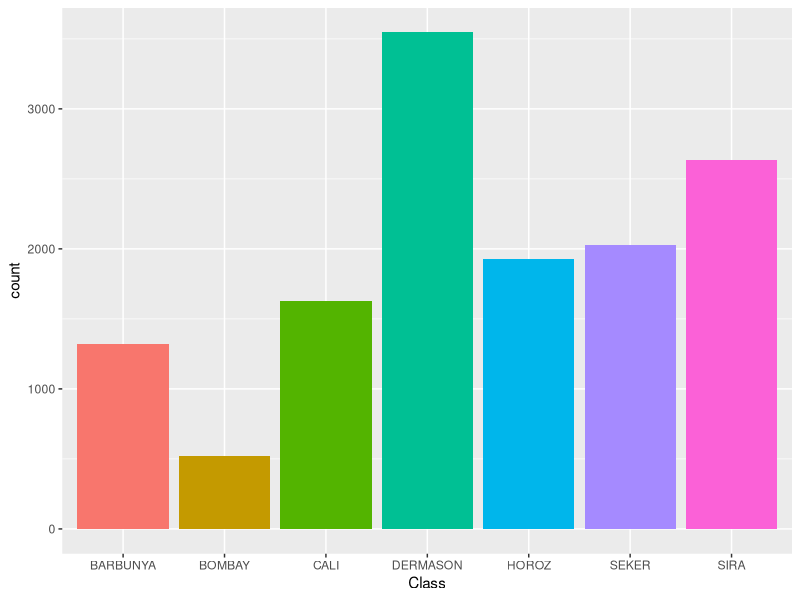
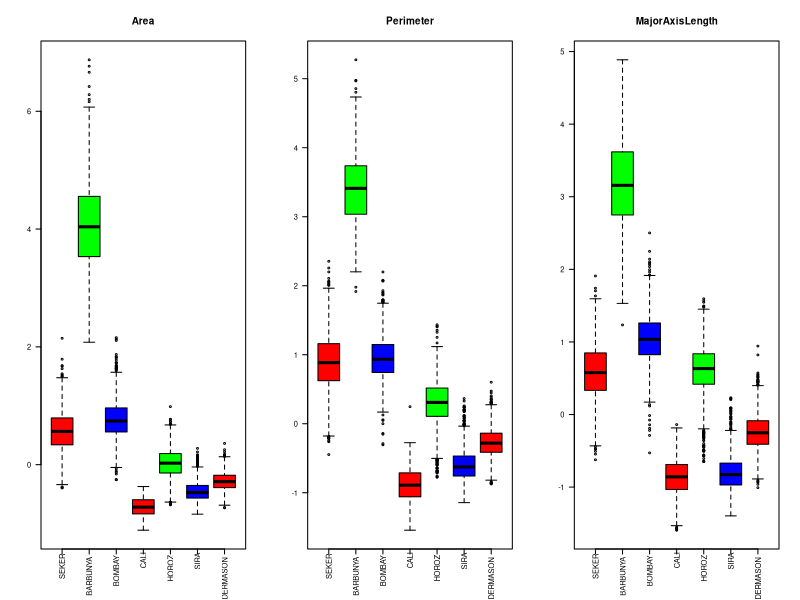
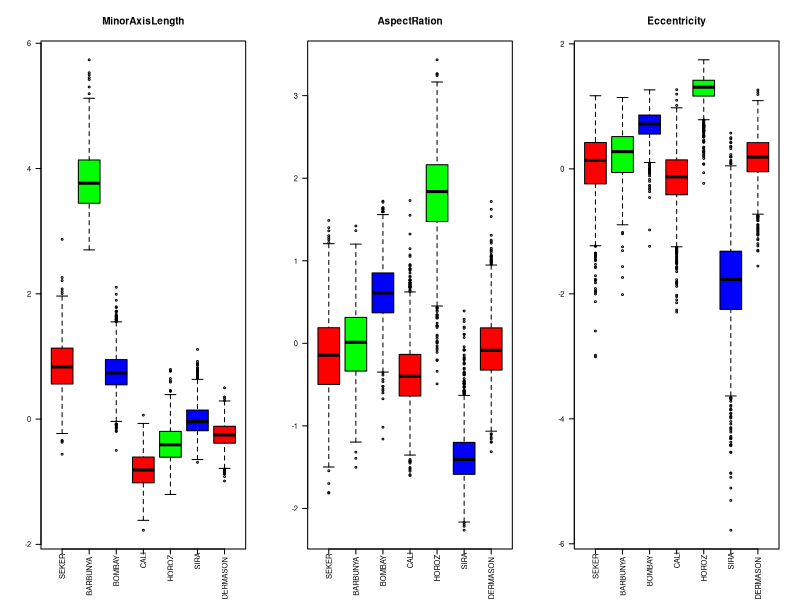
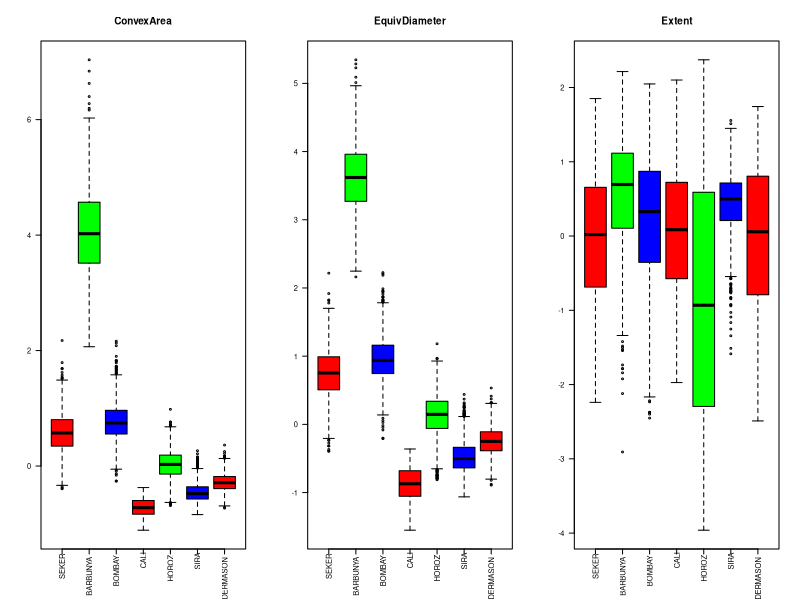
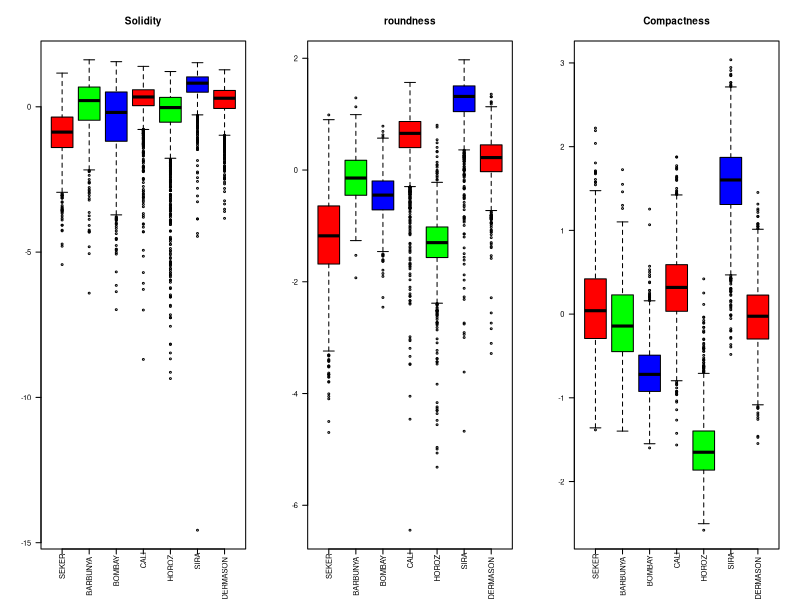
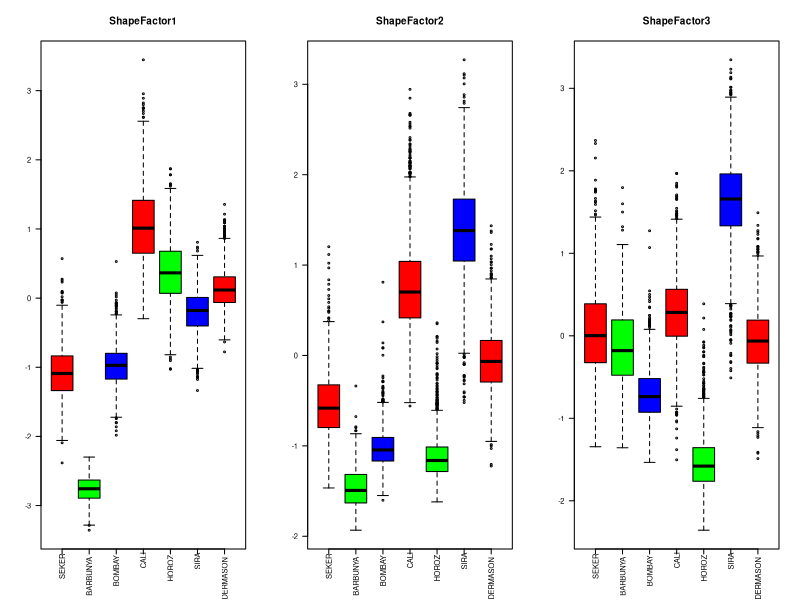
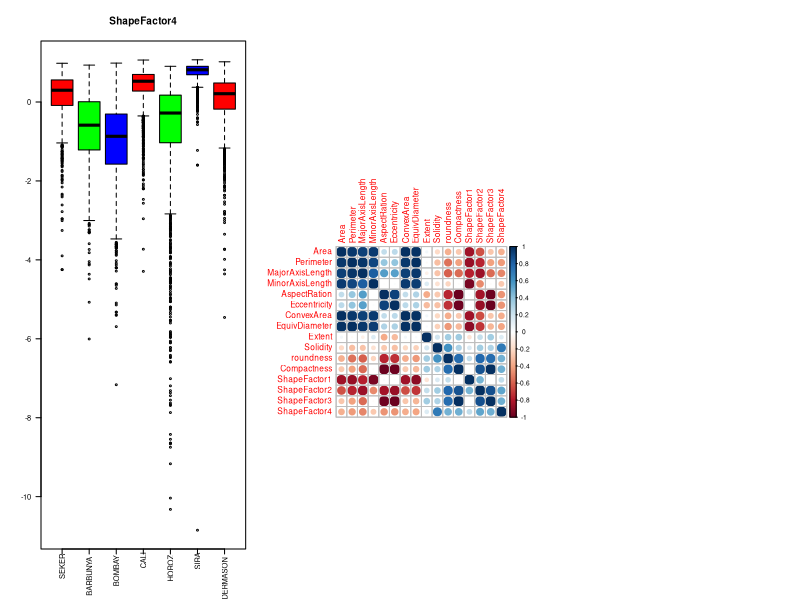
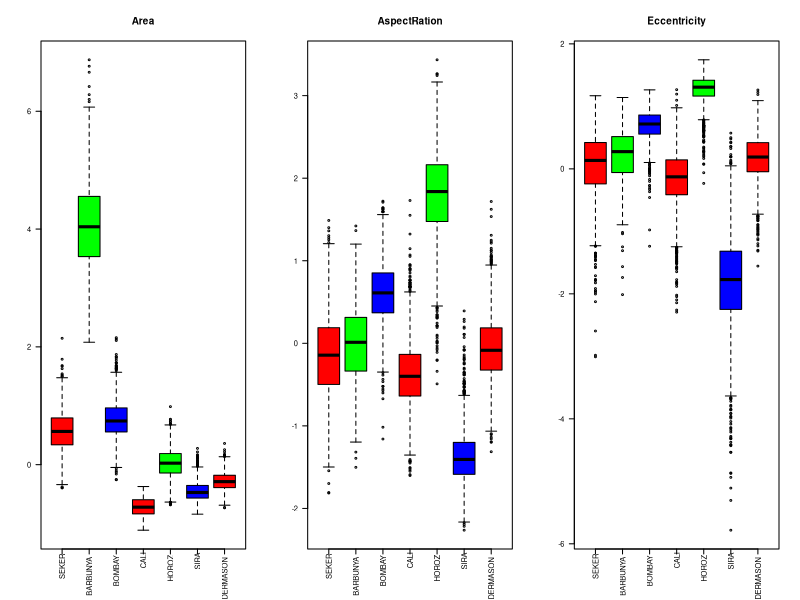

The R script that drew these images, in order:
## ---- chunk 1
knitr::opts_chunk$set(echo = TRUE)
## ---- chunk 2
rm(list=ls())

library('ggplot2')
library('gridExtra')
library('GGally')
library(grid)
library(stringr)
library(corrplot)
library(caret)
library(ggfortify)
## ---- chunk 3
beans_data = read.csv("Dry_Bean_Dataset.csv",header=T, sep=";", na.strings="?", dec=",")
str(beans_data)
## ---- chunk 4
class_factor = factor(beans_data$Class)
beans_data$Class = class_factor
## ---- chunk 5
ggplot(beans_data, aes(Class, fill = Class)) + geom_bar() + theme(legend.position = "none")
## ---- chunk 6

normalized_data = preProcess(beans_data, method=c("center", "scale"))

beans_data = predict(normalized_data, beans_data)
summary(beans_data)

classes = unique(beans_data$Class)
num_classes = length(classes)

colors=c("red", "green", "blue")

par(mfrow=c(1,3), cex=0.5)
for(i in 1:3){
  plot = boxplot(beans_data[,i] ~ beans_data$Class, 
                  col=colors, xlab = "", 
                  ylab="", 
                  main = names(beans_data)[i], 
                  xaxt = "n",  
                  yaxt = "n")
  axis(side = 1, labels = FALSE)
  axis(side = 2, las = 2, cex.axis = 0.9, font =20)
  text(x = 1:num_classes,
       labels = classes,
       par("usr")[3],
       xpd = T,
       srt = 90,
       adj = 1.2,
       cex = 0.9)
}

par(mfrow=c(1,3), cex=0.5)
for(i in 4:6){
  plot = boxplot(beans_data[,i] ~ beans_data$Class, 
                  col=colors, xlab = "", 
                  ylab="", 
                  main = names(beans_data)[i], 
                  xaxt = "n",  
                  yaxt = "n")
  axis(side = 1, labels = FALSE)
  axis(side = 2, las = 2, cex.axis = 0.9, font =20)
  text(x = 1:num_classes,
       labels = classes,
       par("usr")[3],
       xpd = T,
       srt = 90,
       adj = 1.2,
       cex = 0.9)
}

par(mfrow=c(1,3), cex=0.5)
for(i in 7:9){
  plot = boxplot(beans_data[,i] ~ beans_data$Class, 
                  col=colors, xlab = "", 
                  ylab="", 
                  main = names(beans_data)[i], 
                  xaxt = "n",  
                  yaxt = "n")
  axis(side = 1, labels = FALSE)
  axis(side = 2, las = 2, cex.axis = 0.9, font =20)
  text(x = 1:num_classes,
       labels = classes,
       par("usr")[3],
       xpd = T,
       srt = 90,
       adj = 1.2,
       cex = 0.9)
}

par(mfrow=c(1,3), cex=0.5)
for(i in 10:12){
  plot = boxplot(beans_data[,i] ~ beans_data$Class, 
                  col=colors, xlab = "", 
                  ylab="", 
                  main = names(beans_data)[i], 
                  xaxt = "n",  
                  yaxt = "n")
  axis(side = 1, labels = FALSE)
  axis(side = 2, las = 2, cex.axis = 0.9, font =20)
  text(x = 1:num_classes,
       labels = classes,
       par("usr")[3],
       xpd = T,
       srt = 90,
       adj = 1.2,
       cex = 0.9)
}

par(mfrow=c(1,3), cex=0.5)
for(i in 13:15){
  plot = boxplot(beans_data[,i] ~ beans_data$Class, 
                  col=colors, xlab = "", 
                  ylab="", 
                  main = names(beans_data)[i], 
                  xaxt = "n",  
                  yaxt = "n")
  axis(side = 1, labels = FALSE)
  axis(side = 2, las = 2, cex.axis = 0.9, font =20)
  text(x = 1:num_classes,
       labels = classes,
       par("usr")[3],
       xpd = T,
       srt = 90,
       adj = 1.2,
       cex = 0.9)
}

par(mfrow=c(1,3), cex=0.5)
for(i in 16:16){
  plot = boxplot(beans_data[,i] ~ beans_data$Class, 
                  col=colors, xlab = "", 
                  ylab="", 
                  main = names(beans_data)[i], 
                  xaxt = "n",  
                  yaxt = "n")
  axis(side = 1, labels = FALSE)
  axis(side = 2, las = 2, cex.axis = 0.9, font =20)
  text(x = 1:num_classes,
       labels = classes,
       par("usr")[3],
       xpd = T,
       srt = 90,
       adj = 1.2,
       cex = 0.9)
}
## ---- chunk 7

summary(beans_data$Class)

correlation_matrix = cor(beans_data[1:16])

strong_correlations = findCorrelation(correlation_matrix, cutoff=0.95)

print('As variavéis removidas são:')
for(var in names(beans_data[,strong_correlations])){
  print(var)
}

if(length(strong_correlations) > 0) {
  beans_data[,strong_correlations] = NULL
}

corrplot(correlation_matrix)

summary(beans_data$Class)
## ---- chunk 8
classes = unique(beans_data$Class)
num_classes = length(classes)

colors=c("red", "green", "blue")

par(mfrow=c(1,3), cex=0.5)
for(i in 1:3){
  plot = boxplot(beans_data[,i] ~ beans_data$Class, 
                  col=colors, xlab = "", 
                  ylab="", 
                  main = names(beans_data)[i], 
                  xaxt = "n",  
                  yaxt = "n")
  axis(side = 1, labels = FALSE)
  axis(side = 2, las = 2, cex.axis = 0.9, font =20)
  text(x = 1:num_classes,
       labels = classes,
       par("usr")[3],
       xpd = T,
       srt = 90,
       adj = 1.2,
       cex = 0.9)
}

par(mfrow=c(1,3), cex=0.5)
for(i in 4:6){
  plot = boxplot(beans_data[,i] ~ beans_data$Class, 
                  col=colors, xlab = "", 
                  ylab="", 
                  main = names(beans_data)[i], 
                  xaxt = "n",  
                  yaxt = "n")
  axis(side = 1, labels = FALSE)
  axis(side = 2, las = 2, cex.axis = 0.9, font =20)
  text(x = 1:num_classes,
       labels = classes,
       par("usr")[3],
       xpd = T,
       srt = 90,
       adj = 1.2,
       cex = 0.9)
}

par(mfrow=c(1,3), cex=0.5)
for(i in 7:9){
  plot = boxplot(beans_data[,i] ~ beans_data$Class, 
                  col=colors, xlab = "", 
                  ylab="", 
                  main = names(beans_data)[i], 
                  xaxt = "n",  
                  yaxt = "n")
  axis(side = 1, labels = FALSE)
  axis(side = 2, las = 2, cex.axis = 0.9, font =20)
  text(x = 1:num_classes,
       labels = classes,
       par("usr")[3],
       xpd = T,
       srt = 90,
       adj = 1.2,
       cex = 0.9)
}
## ---- chunk 9

pca = prcomp(beans_data[,1:9], center=TRUE, scale=TRUE)

print(pca)
summary(pca)

explained_variance = pca$sdev^2 / sum(pca$sdev^2)

biplot(pca,xlabs = rep("", nrow(beans_data)))

barplot (
  explained_variance, 
  names.arg=1:9, 
  main = "Variância",
  xlab = "Componentes Principais",
  ylab = "Variância Explicada",
  col ="steelblue"
)

lines (
  x = 1:9, 
  explained_variance, 
  type="b", 
  pch=19, 
  col = "red"
)

cumpro = cumsum(pca$sdev^2 / sum(pca$sdev^2))
plot(cumpro[1:9], xlab = "Componentes Principais", ylab = "Variância Explicada", main = "Gŕafico de Variância")
## ---- chunk 10
#thresh = 1.0 não reduz dimensionalidade
pca_params = preProcess(beans_data, method=c("center", "scale", "pca"), thresh = 1.0)

projected_data = predict(pca_params, beans_data)
summary(projected_data)

names(projected_data)

colors=c("red", "green", "blue")

par(mfrow=c(1,3), cex=0.5)
for(i in 2:4){
  plot = boxplot(projected_data[,i] ~ projected_data$Class, 
                  col=colors, xlab = "", 
                  ylab="", 
                  main = names(projected_data)[i], 
                  xaxt = "n",  
                  yaxt = "n")
  axis(side = 1, labels = FALSE)
  axis(side = 2, las = 2, cex.axis = 0.9, font =20)
  text(x = 1:num_classes,
       labels = classes,
       par("usr")[3],
       xpd = T,
       srt = 90,
       adj = 1.2,
       cex = 0.9)
}

par(mfrow=c(1,3), cex=0.5)
for(i in 5:7){
  plot = boxplot(projected_data[,i] ~ projected_data$Class, 
                  col=colors, xlab = "", 
                  ylab="", 
                  main = names(projected_data)[i], 
                  xaxt = "n",  
                  yaxt = "n")
  axis(side = 1, labels = FALSE)
  axis(side = 2, las = 2, cex.axis = 0.9, font =20)
  text(x = 1:num_classes,
       labels = classes,
       par("usr")[3],
       xpd = T,
       srt = 90,
       adj = 1.2,
       cex = 0.9)
}

par(mfrow=c(1,2), cex=0.5)
for(i in 8:9){
  plot = boxplot(projected_data[,i] ~ projected_data$Class, 
                  col=colors, xlab = "", 
                  ylab="", 
                  main = names(projected_data)[i], 
                  xaxt = "n",  
                  yaxt = "n")
  axis(side = 1, labels = FALSE)
  axis(side = 2, las = 2, cex.axis = 0.9, font =20)
  text(x = 1:num_classes,
       labels = classes,
       par("usr")[3],
       xpd = T,
       srt = 90,
       adj = 1.2,
       cex = 0.9)
}
## ---- chunk 11
reduced_pca_params = preProcess(beans_data, method=c("center", "scale", "pca"), thresh = .95)

reduced_projected_data = predict(reduced_pca_params, beans_data)
beans_data = data.frame(reduced_projected_data)
summary(beans_data)
## ---- chunk 12
colors=c("red", "green", "blue")

par(mfrow=c(1,3), cex=0.5)
for(i in 2:4){
  plot = boxplot(reduced_projected_data[,i] ~ reduced_projected_data$Class, 
                  col=colors, xlab = "", 
                  ylab="", 
                  main = names(reduced_projected_data)[i], 
                  xaxt = "n",  
                  yaxt = "n")
  axis(side = 1, labels = FALSE)
  axis(side = 2, las = 2, cex.axis = 0.9, font =20)
  text(x = 1:num_classes,
       labels = classes,
       par("usr")[3],
       xpd = T,
       srt = 90,
       adj = 1.2,
       cex = 0.9)
}

par(mfrow=c(1,2), cex=0.5)
for(i in 5:6){
  plot = boxplot(reduced_projected_data[,i] ~ reduced_projected_data$Class, 
                  col=colors, xlab = "", 
                  ylab="", 
                  main = names(reduced_projected_data)[i], 
                  xaxt = "n",  
                  yaxt = "n")
  axis(side = 1, labels = FALSE)
  axis(side = 2, las = 2, cex.axis = 0.9, font =20)
  text(x = 1:num_classes,
       labels = classes,
       par("usr")[3],
       xpd = T,
       srt = 90,
       adj = 1.2,
       cex = 0.9)
}
